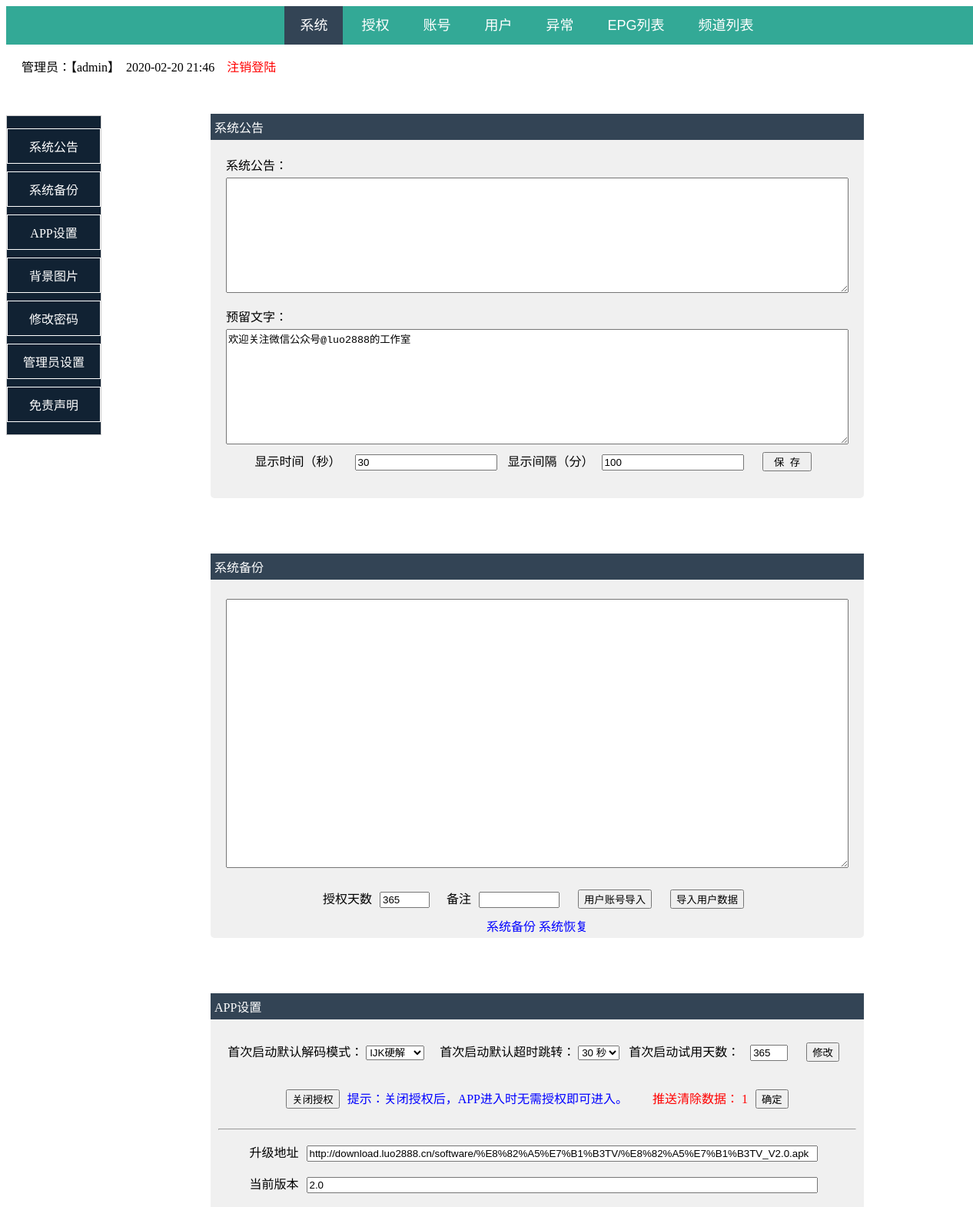
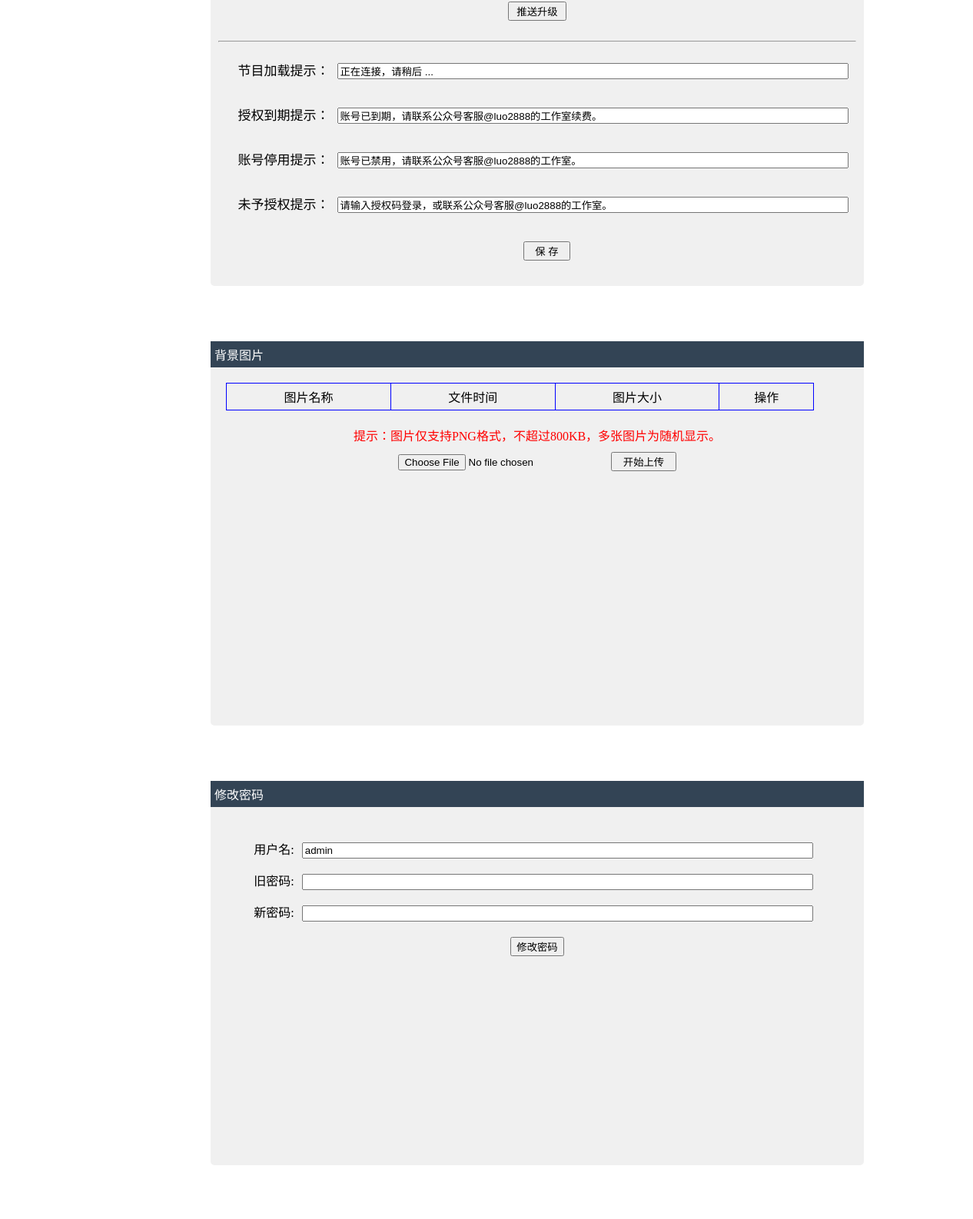
Screenshot of /admin/sysadmin.php (signed in, upper part) with the database file from the repository (2 pictures, top to bottom).
### tables this page shows
CREATE TABLE `chzb_appdata` (
  `id` int(11) NOT NULL AUTO_INCREMENT,
  `dataver` int(11) NOT NULL,
  `appver` varchar(16) NOT NULL,
  `setver` int(11) NOT NULL DEFAULT '0',
  `dataurl` varchar(255) NOT NULL,
  `appurl` varchar(255) NOT NULL,
  `adtext` varchar(1024) NOT NULL,
  `showtime` int(11) NOT NULL,
  `showinterval` int(11) NOT NULL,
  `needauthor` int(11) NOT NULL DEFAULT '1',
  `splashbj` varchar(255) NOT NULL,
  `decoder` int(11) NOT NULL DEFAULT '0',
  `buffTimeOut` int(11) NOT NULL DEFAULT '10',
  `tipusernoreg` varchar(100) NOT NULL,
  `tipuserexpired` varchar(100) NOT NULL,
  `tipuserforbidden` varchar(100) NOT NULL,
  `tiploading` varchar(100) NOT NULL,
  `ipcount` int(11) NOT NULL DEFAULT '5',
  `trialdays` int(11) DEFAULT NULL,
  `qqinfo` varchar(255) DEFAULT NULL,
  `autoupdate` int(11) DEFAULT '1',
  `randkey` varchar(100) DEFAULT '827ccb0eea8a706c4c34a16891f84e7b',
  `updateinterval` int(11) DEFAULT '15',
  PRIMARY KEY (`id`)
);

### val.php (called while the page is built, shortened)
<?php
if(isset($_SESSION['user'])){
  $user=$_SESSION['user'];
}else{
  header("location:userlogin.php");
}
?>

### admin/sysadmin.php (the view, shortened to what this page needs)
<?php
include_once "nav.php";
$result=mysqli_query($GLOBALS['conn'],"select dataver,appver,setver,dataurl,appurl,adtext,showtime,showinterval,splashbj,needauthor,decoder,buffTimeOut,tiploading,tipuserforbidden,tipuserexpired,tipusernoreg,trialdays,qqinfo from chzb_appdata");
if($row=mysqli_fetch_array($result)){
  $adtext=$row['adtext'];
  $appver=$row['appver'];
  $setver=$row['setver'];
  $appurl=$row['appurl'];
  $showtime=$row['showtime'];
  $showinterval=$row['showinterval'];
  $needauthor=$row['needauthor'];
  $decoder=$row['decoder'];
  $buffTimeOut=$row['buffTimeOut'];
  $tiploading=$row['tiploading'];
  $tipusernoreg=$row['tipusernoreg'];
  $tipuserexpired=$row['tipuserexpired'];
  $tipuserforbidden=$row['tipuserforbidden'];
  $trialdays=$row['trialdays'];
  $qqinfo=$row['qqinfo'];
}else{
  $adtext="";
}
if($needauthor==1){
  $closeauthor="关闭授权";
}else{
  $closeauthor="开启授权";
}
?>
<center>
<div class='leftmenu'>
<ul>
<li><a href="#" onclick="showli(0)">系统公告</a></li>
<li><a href="#" onclick="showli(1)">系统备份</a></li>
<li><a href="#" onclick="showli(2)">APP设置</a></li>
<li><a href="#" onclick="showli(3)">背景图片</a></li>
<li><a href="#" onclick="showli(4)">修改密码</a></li>
<li id='adminset'><a href="#" onclick="showli(5)">管理员设置</a></li>
<li><a href="#" onclick="showli(6)">免责声明</a></li>
</ul>
</div>
<div class='blogbox' ><br>
<ul>
<li>
<span align="left"><div class="title">系统公告</div></span>
<form method="post" align="left" style="padding:20px">
<div class="adfont">系统公告：</div><TEXTAREA class="adinfo" name="adtext"><?php echo $adtext ?></TEXTAREA><br> <br>
<div class="adfont">预留文字：</div><TEXTAREA class="adinfo" name="qqinfo"><?php echo $qqinfo;?></TEXTAREA><br>
<div style="text-align:center;vertical-align:middel;">
显示时间（秒）&nbsp;&nbsp;<input type="text" name="showtime" value="<?php echo $showtime;?>" size=20>
显示间隔（分）<input type="text" name="showinterval" size=20 value="<?php echo $showinterval;?>" >
<input type="submit" name="submit" value="&nbsp;&nbsp;保&nbsp;&nbsp;存&nbsp;&nbsp;"></div>
</form>
</li>
<li><span align="left"><div class="title">系统备份</div></span>
<form method="post" align=center style="padding:20px">
<TEXTAREA class="bkinfo" name="userdata"><?php echo $userdata;?></TEXTAREA><br><br>
授权天数<input type="text" name="exp" value="365" size="5">&nbsp;&nbsp;
备注<input type="text" name="marks" value="" size="10">
<input type="submit" name="submitimportid" value="用户账号导入">
<input type="submit" name="submitrestore" value="导入用户数据">
<br>
<a target="_blank" href="dbbackup.php"><font color=blue>系统备份</font></a>
<a target="_blank" href="dbrestore.php" onclick="return confirm('确认请全部数据恢复到上次备份的状态？恢复过程中不要进行任何管理操作。')"><font color=blue>系统恢复</font></a>
</form>
</li>
<li id="appset"><span align="left"><div class="title">APP设置</div></span>
<form method="post" id="appsetform">
<div style="color: black;padding-top: 20px;">
首次启动默认解码模式：
<select name="decodersel" onchange="submitForm()">
<?php
switch ($decoder) {
  case '1':
  echo "<option value='1' selected=\"selected\">IJK硬解</option>";
  break;
}
?>
</select>
&nbsp;&nbsp;&nbsp;&nbsp;首次启动默认超时跳转：
<select name="buffTimeOut" onchange="submitForm()">
<?php
$checkString30='';
switch ($buffTimeOut) {
  case 30:
  $checkString30="selected=\"selected\"";
  break;
}
echo "<option value='30' $checkString30 >30 秒</option>";
?>
</select>
&nbsp;&nbsp;首次启动试用天数：
<input type="text" name="trialdays" value="<?php echo $trialdays ?>" size="3">
<input type="submit" name="submittrialdays" value="修改">
</div>
</form>
<form method="post" align=center>
<font color=blue>
<input type="submit" name="submitcloseauthor" value="<?php echo $closeauthor;?>">提示：关闭授权后，APP进入时无需授权即可进入。
</font>&nbsp;&nbsp;&nbsp;&nbsp;&nbsp;&nbsp;
<font color=red>
推送清除数据：
<?php echo $setver; ?>
<input type="submit" name="submitsetver" value="确定">
</font>
</form>
<hr>
<form method="post">
升级地址<input type="text" size="80" name="appurl" value="<?php echo $appurl; ?>"/><br>
当前版本<input type="text" size="80" name="appver" value="<?php echo $appver; ?>"/><br>
<input type="submit" name="submit" value="&nbsp;推送升级&nbsp;">
</form>
<hr>
<form method="post">
<p>节目加载提示：<input type="text" size="80" name="tiploading" value="<?php echo $tiploading;?>">
<p>授权到期提示：<input type="text" size="80" name="tipuserexpired" value="<?php echo $tipuserexpired;?>">
<p>账号停用提示：<input type="text" size="80" name="tipuserforbidden" value="<?php echo $tipuserforbidden;?>">
<p>未予授权提示：<input type="text" size="80" name="tipusernoreg" value="<?php echo $tipusernoreg;?>">
<span align="center"></span><p><input type="submit" name="submittipset" value="&nbsp;&nbsp;保&nbsp;存&nbsp;&nbsp;"></p></span>
</form>
</li>
<li id="bg"><span align="left"><div class="title">背景图片</div></span>
<table border="1" bordercolor="#00f" style="border-collapse:collapse;margin:20px;width: 90%">
<tr height="35px"><td>图片名称</td><td>文件时间</td><td>图片大小</td><td>操作</td></tr>
</table>
<font color="red">提示：图片仅支持PNG格式，不超过800KB，多张图片为随机显示。</font>
<form method="post" enctype="multipart/form-data">
<input type="file" name="splashbj" accept="image/png" />
<input type="submit" name="submitsplash" value="&nbsp;&nbsp;开始上传&nbsp;&nbsp;">
</form>
</li>
<li><span align="left"><div class="title">修改密码</div></span>
<br><br>
<form method="post" align=center>
用户名:<input type="text" name="username" value="admin" size="80"><br>
旧密码:<input type="password" name="oldpassword" value="" size="80"><br>
新密码:<input type="password" name="newpassword" value="" size="80"><br>
<input type="submit" name="submit" value="修改密码">
</form>
</li>
</ul>
</div>
</center>

### admin/nav.php (shortened to what this page needs)
<?php
include_once "../val.php";
?>
<center>
<nav id="topnav">
<ul>
<a href="sysadmin.php">系统</a>
<a href="useradmin0.php">授权</a>
<a href="useradmin1.php">账号</a>
<a href="useradmin2.php">用户</a>
<a href="ipcheck.php">异常</a>
<a href="epg.php">EPG列表</a>
<a href="channeladmin.php">频道列表</a>
</ul>
</nav>
</center>
<div style="float: left;width:100%;background: #fff;margin:auto;">
<?php
echo "<p style='padding-left:20px;color:#000'>管理员：【".$user . "】&nbsp;&nbsp;".date("Y-m-d H:i",time());
?>
&nbsp;&nbsp;&nbsp;&nbsp;<a href="logout.php"><font color=red>注销登陆</font></a>
</div>

### admin/nav.php (style rules this page uses)
a:link, a:visited { text-decoration: none; color: #000 }
#topnav { width: 102%; background: #33a996; height: 50px; line-height: 50px; }
#topnav ul { width: 100%; margin: auto }
#topnav a { display: inline-block; font-size: 18px; font-family: "Microsoft Yahei", Arial, Helvetica, sans-serif; padding: 0 20px; }
#topnav a { color: #FFF }
#topnav_current { background: #345; border-top: 0px solid #f77825; color: #fff }
a#topnav_current { color: #fff }

### admin/sysadmin.php (style rules this page uses)
input { margin: 10px; }
.adinfo { width:100%;height: 30%; }
.adfont { padding-bottom:5px; }
.bkinfo { width:100%;height: 70%;margin-top: 5px; }
ul li { list-style: none }
hr { margin:10px; }
.blogbox li { margin-bottom: 20px; background: #f0f0f0; border-radius: 5px; display: list-item; text-align: center; margin-top: 72px; margin-left: 92px; width: 850px; height: 500px; }
#appset { height: 650px; }
.blogbox li .title { background: #345;padding: 5px; color:#fff; }
.blogbox li td { padding: 5px; text-align: center; }
.leftmenu { float: left; top: 150px; position: fixed; background-color: #112233; border: 1px solid #ccc; }
.leftmenu ul { padding-left: 0px; }
.leftmenu li { padding: 10px 20px 10px 20px; margin: 10px 0px 10px 0px; text-align: center; border:1px,solid #fff; }
.leftmenu li a { color:#fff; }
li p { padding-left: 25px;font-size: 17px; }

### rows the page displays
chzb_appdata: qqinfo "欢迎关注微信公众号@luo2888的工作室", showtime "30", showinterval "100", decodersel "IJK硬解", trialdays "365", submitcloseauthor "关闭授权", setver "1", appurl "http://download.luo2888.cn/software/%E8%82%A5%E7%B1%B3TV/%E8%82%A5%E7%B1%B3TV_V2.0.apk", appver "2.0", tiploading "正在连接，请稍后 ...", tipuserexpired "账号已到期，请联系公众号客服@luo2888的工作室续费。", tipuserforbidden "账号已禁用，请联系公众号客服@luo2888的工作室。", tipusernoreg "请输入授权码登录，或联系公众号客服@luo2888的工作室。"

### other values shown
$user "admin"
